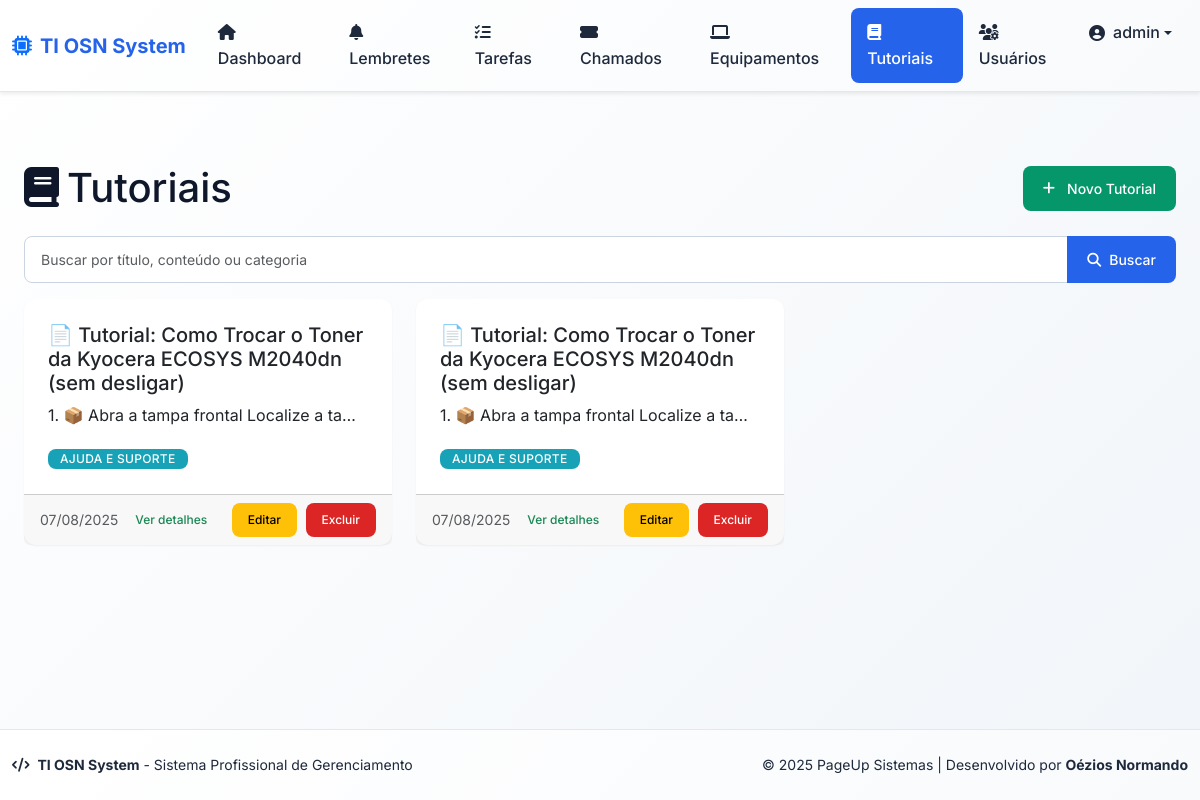
Screenshot of /tutoriais (signed in) with the database file from the repository.
### app/models.py (models this page shows, shortened)
class User(db.Model):
    id = db.Column(db.Integer, primary_key=True)
    username = db.Column(db.String(64), unique=True, nullable=False)
    email = db.Column(db.String(120), unique=True, nullable=False)
    password_hash = db.Column(db.String(128), nullable=False)
    is_admin = db.Column(db.Boolean, default=False)
    is_ti = db.Column(db.Boolean, default=False)  # Indica se o usuário é da equipe de TI
    ativo = db.Column(db.Boolean, default=True)  # Para ativação/desativação
    sector_id = db.Column(db.Integer, db.ForeignKey('sector.id'), nullable=True)
    sector = db.relationship('Sector', backref='usuarios')
    reminders = db.relationship('Reminder', backref='usuario', lazy=True)
    tasks = db.relationship('Task', backref='usuario', lazy=True)
    reset_token = db.Column(db.String(100), nullable=True)
    reset_token_expiry = db.Column(db.DateTime, nullable=True)

class Tutorial(db.Model):
    id = db.Column(db.Integer, primary_key=True)
    titulo = db.Column(db.String(150), nullable=False)
    conteudo = db.Column(db.Text, nullable=False)
    data_criacao = db.Column(db.DateTime, default=datetime.utcnow, nullable=False)
    autor_id = db.Column(db.Integer, db.ForeignKey('user.id'), nullable=False)
    categoria = db.Column(db.String(100), nullable=True)
    autor = db.relationship('User', backref='tutoriais')

### app/routes.py (the view)
@bp.route('/tutoriais')
@login_required
def listar_tutoriais():
    busca = request.args.get('busca', '').strip()
    page = request.args.get('page', 1, type=int)
    per_page = 6
    query = Tutorial.query
    if busca:
        query = query.filter((Tutorial.titulo.ilike(f'%{busca}%')) | (Tutorial.conteudo.ilike(f'%{busca}%')) | (Tutorial.categoria.ilike(f'%{busca}%')))
    pagination = query.order_by(Tutorial.data_criacao.desc()).paginate(page=page, per_page=per_page, error_out=False)
    tutoriais = pagination.items
    return render_template('tutoriais.html', tutoriais=tutoriais, busca=busca, pagination=pagination)

### app/auth_utils.py (called while the page is built)
def login_required(f):
    @wraps(f)
    def decorated_function(*args, **kwargs):
        if 'user_id' not in session:
            return redirect(url_for('auth.login', need_login=True))
        from .models import User
        user = User.query.get(session['user_id'])
        if user and not user.ativo:
            session.clear()
            flash('Seu acesso foi desativado pelo administrador.', 'danger')
            return redirect(url_for('auth.login'))
        return f(*args, **kwargs)
    return decorated_function

### app/templates/tutoriais.html (shortened to what this page needs)
{% extends 'base.html' %}
{% block content %}
<div class="container-fluid mt-4">
  <div class="d-flex justify-content-between align-items-center mb-4">
    <h1 class="mb-0"><i class="fas fa-book me-2"></i>Tutoriais</h1>
    {% if session.get('is_ti') or session.get('is_admin') %}
    <a href="{{ url_for('main.novo_tutorial') }}" class="btn btn-success">
      <i class="fas fa-plus me-1"></i> Novo Tutorial
    </a>
    {% endif %}
  </div>
  <form method="get" class="mb-3">
    <div class="input-group">
      <input type="text" name="busca" class="form-control" placeholder="Buscar por título, conteúdo ou categoria" value="{{ busca }}">
      <button class="btn btn-primary" type="submit"><i class="fas fa-search"></i> Buscar</button>
    </div>
  </form>
  <div class="row row-cols-1 row-cols-md-2 row-cols-lg-3 g-4">
    {% for tutorial in tutoriais %}
    <div class="col">
      <div class="card h-100">
        <div class="card-body">
          <h5 class="card-title">{{ tutorial.titulo }}</h5>
          <p class="card-text text-truncate">{{ tutorial.conteudo[:120] }}...</p>
          <span class="badge bg-info">{{ tutorial.categoria or 'Sem categoria' }}</span>
        </div>
        <div class="card-footer d-flex justify-content-between align-items-center flex-wrap">
          <small class="text-muted">{{ tutorial.data_criacao.strftime('%d/%m/%Y') }}</small>
          <div class="mt-2 mt-md-0">
            <a href="{{ url_for('main.detalhe_tutorial', tutorial_id=tutorial.id) }}" class="btn btn-outline-success btn-sm">Ver detalhes</a>
            {% if session.get('is_ti') or session.get('is_admin') %}
              <a href="{{ url_for('main.editar_tutorial', tutorial_id=tutorial.id) }}" class="btn btn-warning btn-sm ms-1">Editar</a>
              <form method="POST" action="{{ url_for('main.excluir_tutorial', tutorial_id=tutorial.id) }}" class="d-inline ms-1" onsubmit="return confirm('Tem certeza que deseja excluir este tutorial?');">
                <button type="submit" class="btn btn-danger btn-sm">Excluir</button>
              </form>
            {% endif %}
          </div>
        </div>
      </div>
    </div>
    {% else %}
    <div class="col-12">
      <div class="alert alert-info">Nenhum tutorial encontrado.</div>
    </div>
    {% endfor %}
  </div>
</div>
{% endblock %}

### app/templates/base.html (shortened to what this page needs)
<!DOCTYPE html>
<html lang="pt-BR" data-theme="light">
<head>
    <link href="https://cdn.jsdelivr.net/npm/bootstrap@5.3.2/dist/css/bootstrap.min.css" rel="stylesheet">
    <link rel="stylesheet" href="https://cdnjs.cloudflare.com/ajax/libs/font-awesome/6.4.0/css/all.min.css">
    <link rel="stylesheet" href="{{ url_for('static', filename='style.css') }}">
</head>
<body class="d-flex flex-column min-vh-100">
{% if session.get('user_id') %}
<nav class="navbar navbar-expand-lg shadow-sm mb-4">
  <div class="container-fluid">
    <a class="navbar-brand d-flex align-items-center" href="{{ url_for('main.index') }}">
      <i class="fas fa-microchip me-2 text-primary"></i>
      <span class="fw-bold">TI OSN System</span>
    </a>
    <div class="collapse navbar-collapse" id="navbarNav">
      <ul class="navbar-nav me-auto">
        <li class="nav-item">
          <a class="nav-link {% if request.endpoint == 'main.index' %}active{% endif %}" href="{{ url_for('main.index') }}">
            <i class="fas fa-home me-1"></i> Dashboard
          </a>
        </li>
        <li class="nav-item">
          <a class="nav-link {% if request.endpoint == 'main.reminders' %}active{% endif %}" href="{{ url_for('main.reminders') }}">
            <i class="fas fa-bell me-1"></i> Lembretes
          </a>
        </li>
        <li class="nav-item">
          <a class="nav-link {% if request.endpoint == 'main.tasks' %}active{% endif %}" href="{{ url_for('main.tasks') }}">
            <i class="fas fa-tasks me-1"></i> Tarefas
          </a>
        </li>
        <li class="nav-item">
          <a class="nav-link {% if request.endpoint == 'main.listar_chamados' %}active{% endif %}" href="{{ url_for('main.listar_chamados') }}">
            <i class="fas fa-ticket-alt me-1"></i> Chamados
          </a>
        </li>
        <li class="nav-item">
          <a class="nav-link {% if request.endpoint == 'main.list_equipment' %}active{% endif %}" href="{{ url_for('main.list_equipment') }}">
            <i class="fas fa-laptop me-1"></i> Equipamentos
          </a>
        </li>
        <li class="nav-item">
          <a class="nav-link {% if request.endpoint == 'main.listar_tutoriais' %}active{% endif %}" href="{{ url_for('main.listar_tutoriais') }}">
            <i class="fas fa-book me-1"></i> Tutoriais
          </a>
        </li>
      </ul>
      <ul class="navbar-nav">
        {% if session.get('is_admin') %}
        <li class="nav-item">
          <a class="nav-link {% if request.endpoint == 'main.users_admin' %}active{% endif %}" href="{{ url_for('main.users_admin') }}">
            <i class="fas fa-users-cog me-1"></i> Usuários
          </a>
        </li>
        {% endif %}
        <li class="nav-item dropdown">
          <a class="nav-link dropdown-toggle d-flex align-items-center" href="#" role="button" data-bs-toggle="dropdown">
            <i class="fas fa-user-circle me-2"></i>
            <span class="d-none d-md-inline">{{ session['username'] }}</span>
          </a>
        </li>
      </ul>
    </div>
  </div>
</nav>
{% endif %}
<main class="main-content flex-grow-1">
  <div class="container-fluid py-4">
    {% block content %}{% endblock %}
  </div>
</main>
<footer class="footer mt-auto">
  <div class="container-fluid">
    <div class="row align-items-center">
      <div class="col-md-6">
        <p class="mb-0">
          <i class="fas fa-code me-1"></i>
          <strong>TI OSN System</strong> - Sistema Profissional de Gerenciamento
        </p>
      </div>
      <div class="col-md-6 text-md-end">
        <p class="mb-0">
          &copy; 2025 PageUp Sistemas |
          Desenvolvido por <strong>Oézios Normando</strong>
        </p>
      </div>
    </div>
  </div>
</footer>
</body>
</html>

### app/static/style.css (style rules this page uses)
* { margin: 0; padding: 0; box-sizing: border-box; }
:root { --primary: #2563eb; --primary-hover: #1d4ed8; --primary-light: #eff6ff; --secondary: #64748b; --success: #059669; --success-hover: #047857; --danger: #dc2626; --warning: #d97706; --info: #0284c7; --light: #f8fafc; --dark: #0f172a; --gray-50: #f8fafc; --gray-100: #f1f5f9; --gray-200: #e2e8f0; --gray-300: #cbd5e1; --gray-400: #94a3b8; --gray-500: #64748b; --gray-600: #475569; --gray-700: #334155; --gray-800: #1e293b; --gray-900: #0f172a; --font-family: 'Inter', -apple-system, BlinkMacSystemFont, 'Segoe UI', Roboto, sans-serif; --font-size-xs: 0.75rem; --font-size-sm: 0.875rem; --font-size-base: 1rem; --font-size-lg: 1.125rem; --font-size-xl: 1.25rem; --font-size-2xl: 1.5rem; --font-size-3xl: 1.875rem; --spacing-1: 0.25rem; --spacing-2: 0.5rem; --spacing-3: 0.75rem; --spacing-4: 1rem; --spacing-5: 1.25rem; --spacing-6: 1.5rem; --spacing-8: 2rem; --spacing-12: 3rem; --spacing-16: 4rem; --border-radius: 0.5rem; --border-radius-lg: 0.75rem; --border-radius-xl: 1rem; --shadow-sm: 0 1px 2px 0 rgba(0, 0, 0, 0.05); --shadow: 0 1px 3px 0 rgba(0, 0, 0, 0.1), 0 1px 2px 0 rgba(0, 0, 0, 0.06); --shadow-md: 0 4px 6px -1px rgba(0, 0, 0, 0.1), 0 2px 4px -1px rgba(0, 0, 0, 0.06); --shadow-lg: 0 10px 15px -3px rgba(0, 0, 0, 0.1), 0 4px 6px -2px rgba(0, 0, 0, 0.05); --shadow-xl: 0 20px 25px -5px rgba(0, 0, 0, 0.1), 0 10px 10px -5px rgba(0, 0, 0, 0.04); --transition: all 0.2s cubic-bezier(0.4, 0, 0.2, 1); --transition-fast: all 0.15s cubic-bezier(0.4, 0, 0.2, 1); }
html { height: 100%; scroll-behavior: smooth; }
body { font-family: var(--font-family); background: linear-gradient(135deg, #ffffff 0%, #f8fafc 50%, #f1f5f9 100%); color: var(--gray-900); line-height: 1.6; min-height: 100vh; display: flex; flex-direction: column; }
.main-content { flex: 1; padding-bottom: var(--spacing-16); }
.footer { background: linear-gradient(135deg, #ffffff 0%, #f8fafc 100%); border-top: 1px solid var(--gray-200); margin-top: auto; padding: var(--spacing-6) 0; font-size: var(--font-size-sm); color: var(--gray-800); box-shadow: var(--shadow-sm); }
.navbar { background: linear-gradient(135deg, #ffffff 0%, #f8fafc 100%) !important; backdrop-filter: blur(10px); border-bottom: 1px solid var(--gray-200); box-shadow: var(--shadow-md); }
.navbar-brand { font-weight: 700; font-size: var(--font-size-xl); color: var(--primary) !important; }
.nav-link { font-weight: 500; color: var(--gray-800) !important; padding: var(--spacing-3) var(--spacing-4) !important; border-radius: var(--border-radius); transition: var(--transition); }
.nav-link.active { background: var(--primary); color: white !important; }
.card { border: none; border-radius: var(--border-radius-lg); box-shadow: var(--shadow-sm); transition: var(--transition); background: white; }
.card-body { padding: var(--spacing-6); }
.btn { font-weight: 500; border-radius: var(--border-radius); padding: var(--spacing-3) var(--spacing-5); font-size: var(--font-size-sm); transition: var(--transition); border: none; cursor: pointer; display: inline-flex; align-items: center; justify-content: center; gap: var(--spacing-2); text-decoration: none; min-height: 2.5rem; }
.btn-primary { background: var(--primary); color: white; }
.btn-success { background: var(--success); color: white; }
.btn-danger { background: var(--danger); color: white; }
.btn-sm { padding: var(--spacing-2) var(--spacing-4); font-size: var(--font-size-xs); min-height: 2rem; }
.form-control { border: 1px solid var(--gray-300); border-radius: var(--border-radius); padding: var(--spacing-3) var(--spacing-4); font-size: var(--font-size-sm); transition: var(--transition); background: white; min-height: 2.5rem; }
.input-group { position: relative; }
.badge { font-weight: 500; padding: var(--spacing-1) var(--spacing-3); border-radius: var(--border-radius); font-size: var(--font-size-xs); text-transform: uppercase; letter-spacing: 0.025em; }
.text-primary { color: var(--primary); }
.text-muted { color: var(--gray-500); }
.bg-info { background-color: #17a2b8 !important; }

### rows the page displays
User: username "admin"
Tutorial: titulo "📄 Tutorial: Como Trocar o Toner da Kyocera ECOSYS M2040dn (sem desligar)", conteudo "1. 📦 Abra a tampa frontal Localize a ta…", categoria "AJUDA E SUPORTE", data_criacao "07/08/2025"
Tutorial: titulo "📄 Tutorial: Como Trocar o Toner da Kyocera ECOSYS M2040dn (sem desligar)", conteudo "1. 📦 Abra a tampa frontal Localize a ta…", categoria "AJUDA E SUPORTE", data_criacao "07/08/2025"
